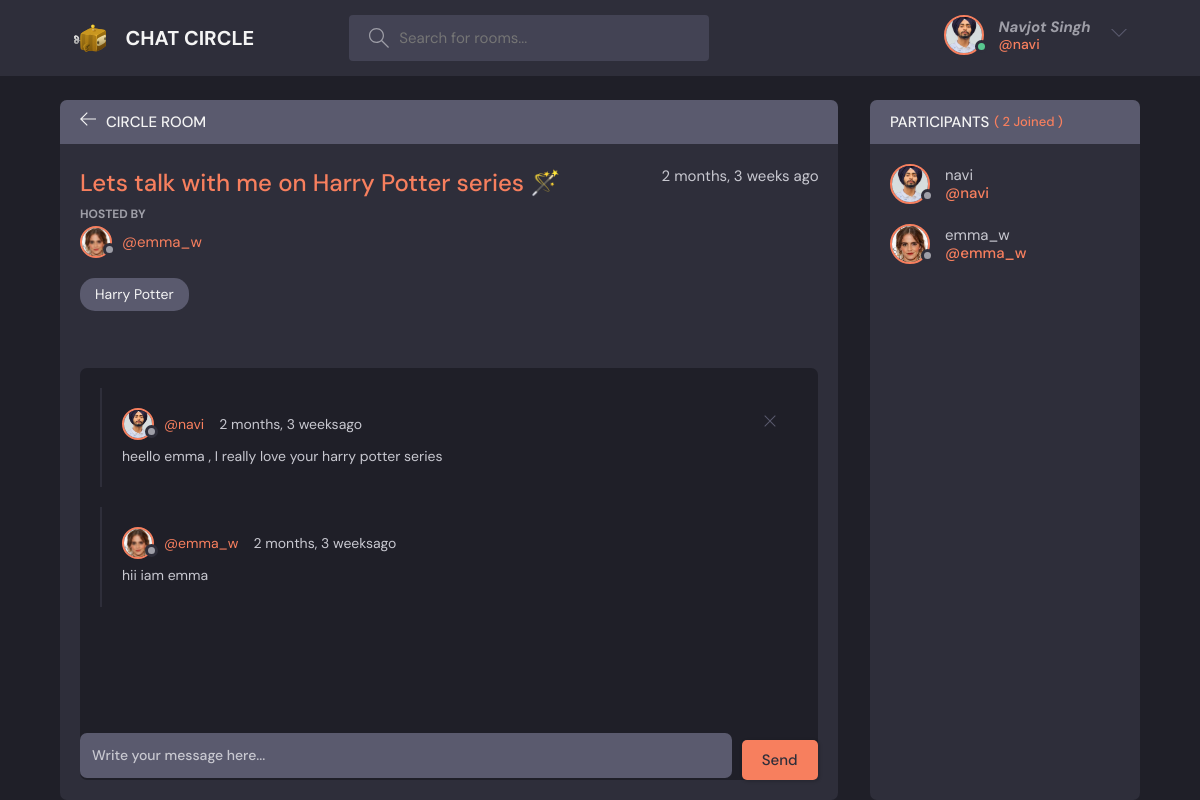
The app's page /room/3/ (signed in), older data.
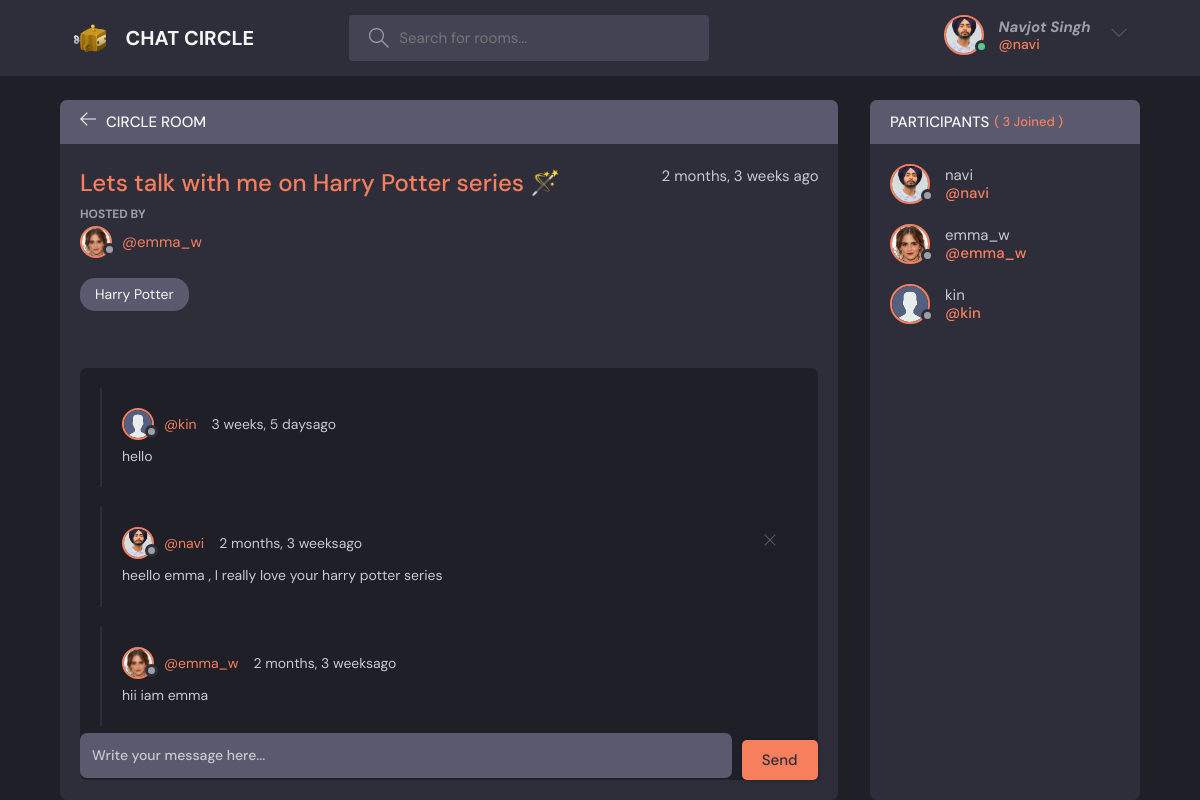
The same page, newer data.
### base/models.py (models this page shows, shortened)
class Messege(models.Model):
    user = models.ForeignKey(User ,on_delete=models.CASCADE)
    room = models.ForeignKey(Room , on_delete=models.CASCADE)
    body = models.TextField()
    updated = models.DateTimeField(auto_now=True)
    created = models.DateTimeField(auto_now_add=True)
    class Meta:
        ordering = ["-updated" , "-created"]

class User(AbstractUser):
    name = models.CharField(max_length=200 , null=True)
    email = models.EmailField(unique=True , null=True)
    bio = models.TextField(null=True)
    avatar = models.ImageField(null=True , default="avatar.svg")
    USERNAME_FIELD = 'email'
    REQUIRED_FIELDS = ['username']
    def __str__(self):
        return self.username or self.email

### base/views.py (the view, shortened to what this page needs)
# urls.py: path('room/<str:pk>/' , views.room , name = "room"),
@login_required(login_url='login')
def room(request , pk):
    room = Room.objects.get(id = pk)
    room_messeges = room.messege_set.all()
    participants = room.participants.all()
    for msg in room_messeges:
        print("-----------------------------")
        print("Message user:", msg.user)
        print("Message created:", msg.created)
        print("Message body:", msg.body)
        print("-----------------------------")
    context = {'room' : room , 'room_messeges':room_messeges , 'participants': participants}
    return render(request , 'base/room.html' , context)

### base/models.py (called while the page is built)
    def __str__(self):
        return self.name

### base/templates/base/room.html (shortened to what this page needs)
{% extends 'index.html' %}
{% block content%}
    <main class="profile-page layout layout--2">
      <div class="container">
        <div class="room">
          <div class="room__top">
            <div class="room__topLeft">
              <a href="{% url 'home'%}">
                <svg version="1.1" xmlns="http://www.w3.org/2000/svg" width="32" height="32" viewBox="0 0 32 32">
                  <title>arrow-left</title>
                  <path
                    d="M13.723 2.286l-13.723 13.714 13.719 13.714 1.616-1.611-10.96-10.96h27.625v-2.286h-27.625l10.965-10.965-1.616-1.607z"
                  ></path>
                </svg>
              </a>
              <h3>Circle Room</h3>
            </div>
          </div>
          <div class="room__box scroll">
            <div class="room__header scroll">
              <div class="room__info">
                <h3>{{room.name}}</h3>
                <span>{{room.created|timesince}} ago</span>
              </div>
              <div class="room__hosted">
                <p>Hosted By</p>
                <a href="{% url 'user-profile' room.host.id%}" class="room__author">
                  <div class="avatar avatar--small">
                    <img src="{{room.host.avatar.url}}" />
                  </div>
                  <span>@{{room.host.username}}</span>
                </a>
              </div>
              <span class="room__topics">{{room.topic}}</span>
            </div>
            <div class="room__conversation">
              <div class="threads scroll">
                {% for messege in room_messeges %}
                <div class="thread">
                  <div class="thread__top">
                    <div class="thread__author">
                      <a href="{% url 'user-profile' messege.user.id%}" class="thread__authorInfo">
                        <div class="avatar avatar--small">
                          <img src="{{messege.user.avatar.url}}" />
                        </div>
                        <span>@{{messege.user.username}}</span>
                      </a>
                      <span class="thread__date">{{messege.created | timesince }}ago</span>
                    </div>
                    {% if request.user == messege.user %}
                    <a href="{% url 'delete-messege' messege.id%}">
                    <div class="thread__delete">
                      <svg version="1.1" xmlns="http://www.w3.org/2000/svg" width="32" height="32" viewBox="0 0 32 32">
                        <title>remove</title>
                        <path
                          d="M27.314 6.019l-1.333-1.333-9.98 9.981-9.981-9.981-1.333 1.333 9.981 9.981-9.981 9.98 1.333 1.333 9.981-9.98 9.98 9.98 1.333-1.333-9.98-9.98 9.98-9.981z"
                        ></path>
                      </svg>
                    </div>
                  </a>
                    {% endif%}
                  </div>
                  <div class="thread__details">
                    {{messege.body}}
                  </div>
                </div>
                {% endfor %}
              </div>
            </div>
          </div>
          <div class="room__message">
            <form method="POST" action="#">
              <input name="body" placeholder="Write your message here..." />
              <button class="btn btn--main" type="submit">Send</button>
            </form>
          </div>
        </div>
        <div class="participants">
          <h3 class="participants__top">Participants <span> ( {{participants.count}} Joined )</span></h3>
          <div class="participants__list scroll">
          {% for user in participants %}
            <a href="{%url 'user-profile' user.id%}" class="participant">
              <div class="avatar avatar--medium">
                <img src="{{user.avatar.url}}" />
              </div>
              <p>
                {{user.username}}
                <span>@{{user.username}}</span>
              </p>
            </a>
          {% endfor %}
        </div>
        </div>
      </div>
    </main>
{%endblock content%}

### templates/navbar.html (shortened to what this page needs)
{% load static%}
<header class="header header--loggedIn header--sticky">
    <div class="container">
      <a href="{% url 'home'%}" class="header__logo">
        <img src="{% static 'images/logo.svg'%}?v=2" />
        <h1>CHAT CIRCLE</h1>
      </a>
      <form class="header__search" method="GET" action="{% url 'home' %}">
        <label>
          <input name="q" placeholder="Search for rooms..." />
        </label>
      </form>
      <nav class="header__menu">
        {%  if request.user.is_authenticated %}
        <div class="header__user">
          <a href="{% url 'user-profile' user.id %}">
            <div class="avatar avatar--medium active">
              <img src="{{request.user.avatar.url}}" />
            </div>
            <p><b><i>{{request.user.name}}</i> </b><span>@{{request.user.username}}</span></p>
          </a>
          <button class="dropdown-button">
            <svg version="1.1" xmlns="http://www.w3.org/2000/svg" width="32" height="32" viewBox="0 0 32 32">
              <title>chevron-down</title>
              <path d="M16 21l-13-13h-3l16 16 16-16h-3l-13 13z"></path>
            </svg>
          </button>
        </div>
        {% else %}
        <a href='{% url "login"%}'>
          <img src="{% static 'images/avatar.svg'%}" />
          <p>Login</p>
        </a>
        {% endif %}
      </nav>
    </div>
  </header>

Row changes from the older to the newer data that the page shows:
added Messege: user.avatar (placeholder picture), user.username "kin", created "3 weeks, 5 days", body "hello"
added User: avatar (placeholder picture), username "kin"
Text that changed along with them:
{{ participants.count }}: "2" → "3"
